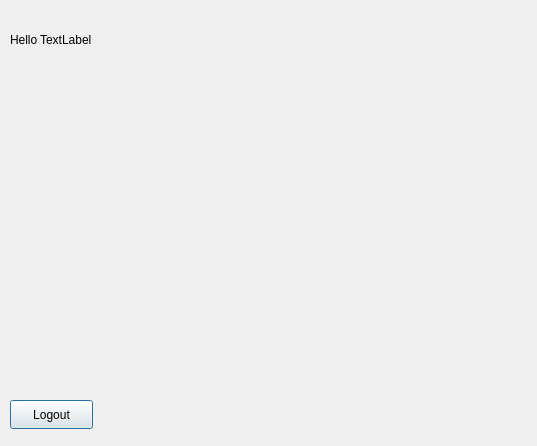
<?xml version="1.0" encoding="UTF-8"?>
<ui version="4.0">
 <class>WelcomeWindow</class>
 <widget class="QDialog" name="WelcomeWindow">
  <property name="geometry">
   <rect>
    <x>0</x>
    <y>0</y>
    <width>537</width>
    <height>446</height>
   </rect>
  </property>
  <property name="windowTitle">
   <string>Dialog</string>
  </property>
  <widget class="QLabel" name="HelloLabel">
   <property name="geometry">
    <rect>
     <x>20</x>
     <y>30</y>
     <width>41</width>
     <height>20</height>
    </rect>
   </property>
   <property name="text">
    <string/>
   </property>
  </widget>
  <widget class="QLabel" name="namelabel">
   <property name="geometry">
    <rect>
     <x>40</x>
     <y>30</y>
     <width>81</width>
     <height>20</height>
    </rect>
   </property>
   <property name="text">
    <string>TextLabel</string>
   </property>
  </widget>
  <widget class="QLabel" name="theaterimage">
   <property name="geometry">
    <rect>
     <x>20</x>
     <y>60</y>
     <width>611</width>
     <height>321</height>
    </rect>
   </property>
   <property name="text">
    <string/>
   </property>
  </widget>
  <widget class="QPushButton" name="pushButton">
   <property name="geometry">
    <rect>
     <x>10</x>
     <y>400</y>
     <width>83</width>
     <height>29</height>
    </rect>
   </property>
   <property name="text">
    <string>Logout</string>
   </property>
  </widget>
  <widget class="QLabel" name="label">
   <property name="geometry">
    <rect>
     <x>10</x>
     <y>30</y>
     <width>63</width>
     <height>20</height>
    </rect>
   </property>
   <property name="text">
    <string>Hello</string>
   </property>
  </widget>
 </widget>
 <resources/>
 <connections/>
</ui>
